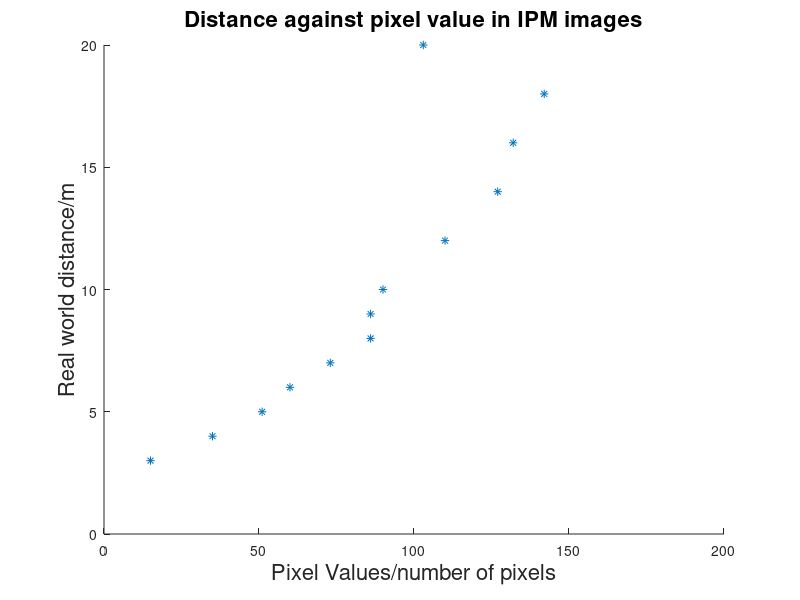

Recreate this plot in MATLAB. (Note: this script raises an error after producing the figure.)
x = [15, 35, 51, 60, 73, 86, 86, 90, 110, 127, 132, 142, 103];
y = [3, 4, 5, 6, 7, 8, 9, 10, 12, 14, 16, 18, 20];

figure; hold on

plot(x, y, '*');
xlabel('Pixel Values/number of pixels', 'fontsize', 16);
ylabel('Real world distance/m' ,'fontsize', 16);
title('Distance against pixel value in IPM images', 'fontsize', 16);

f = fit(x',y', 'poly1')
pre = x.*f.p1 + f.p2;

error = abs(y - pre);

mean (error)
plot(x, pre);

var(error);
